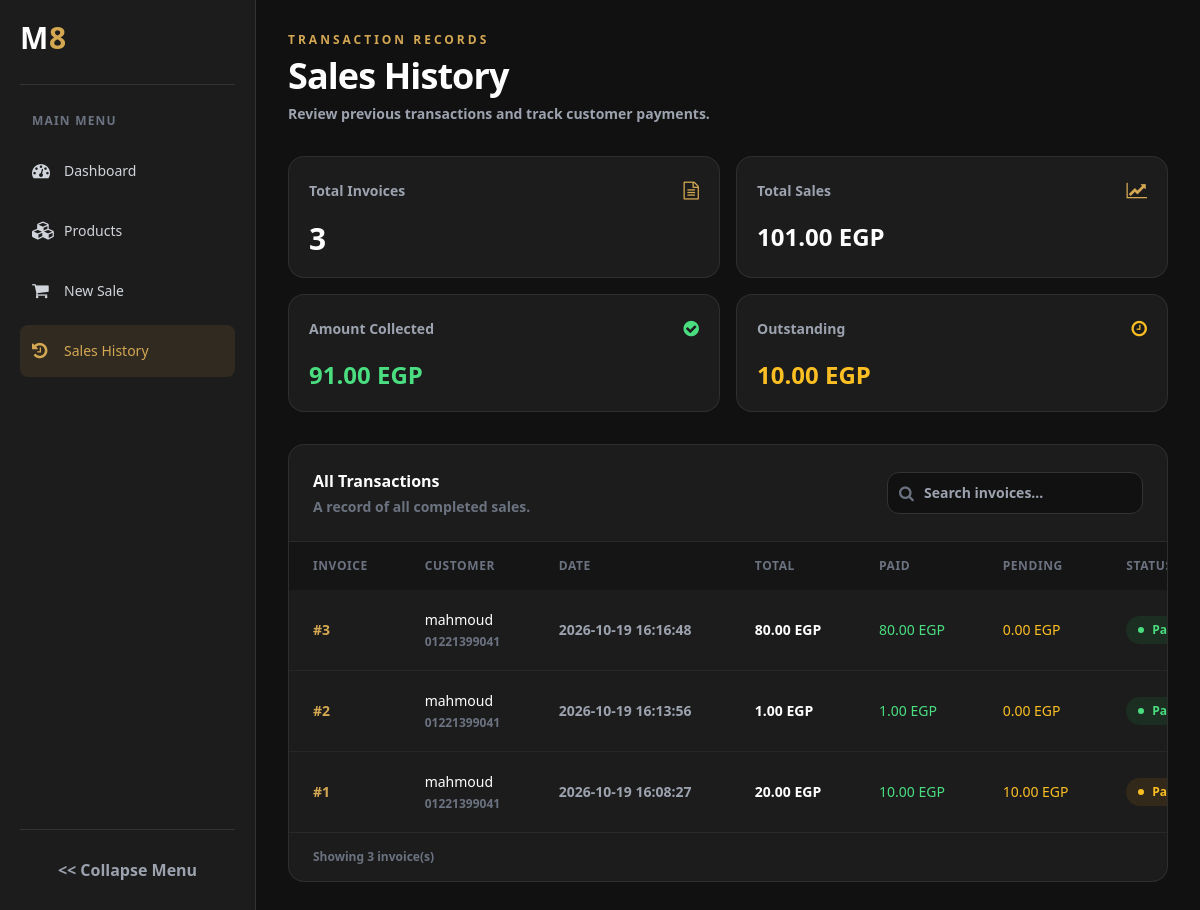
Before: /history with the older database file.
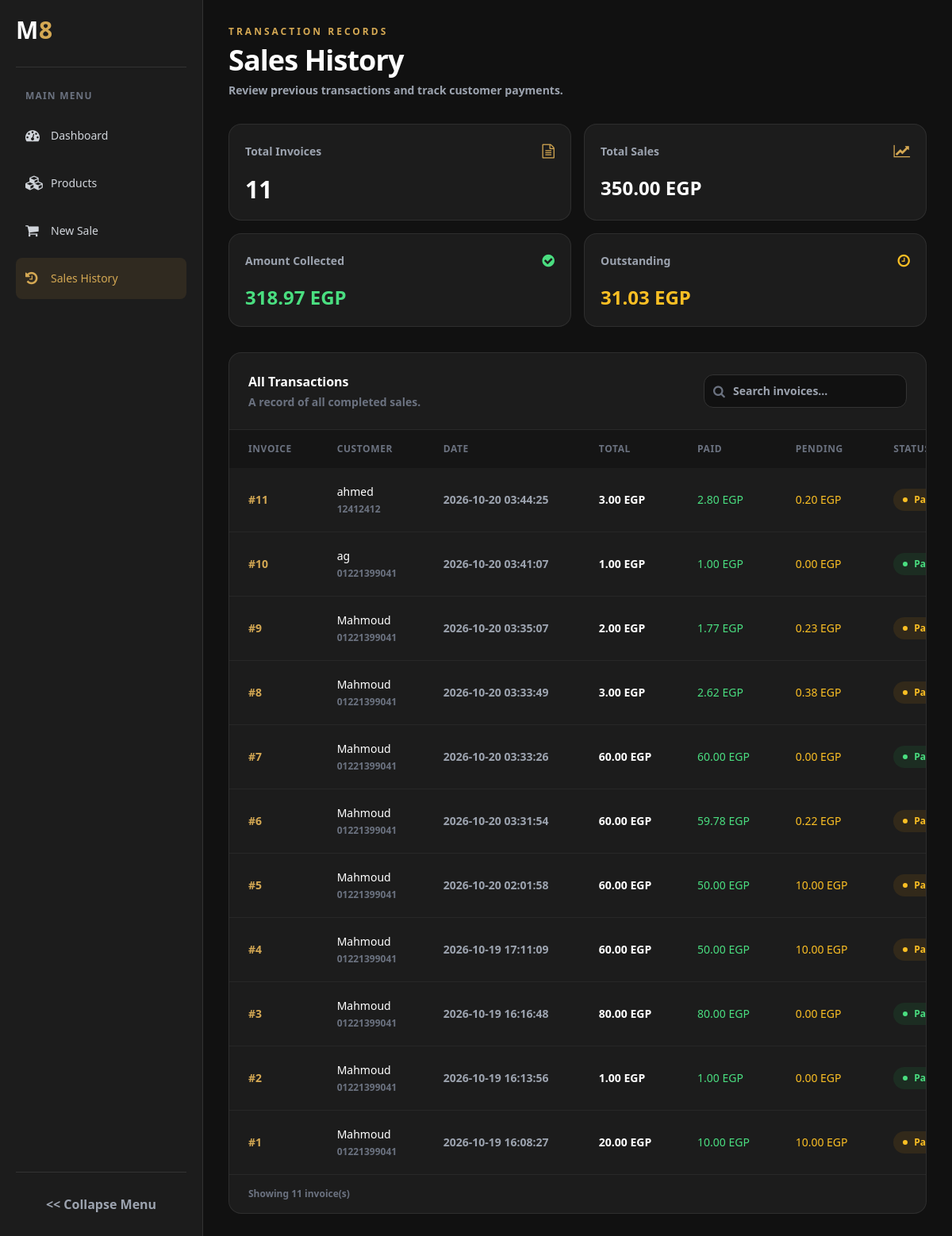
After: the same page with the newer database file.
### tables this page shows
CREATE TABLE sales (
            id INTEGER PRIMARY KEY AUTOINCREMENT,
            user_id INTEGER NOT NULL,
            total_amount REAL NOT NULL DEFAULT 0
                CHECK (total_amount >= 0),
            paid_amount REAL NOT NULL DEFAULT 0
                CHECK (paid_amount >= 0 AND paid_amount <= total_amount),
            payment_method TEXT NOT NULL DEFAULT 'cash',
            date TEXT NOT NULL DEFAULT CURRENT_TIMESTAMP,
            FOREIGN KEY (user_id) REFERENCES users(id)
        );

CREATE TABLE users (
            id INTEGER PRIMARY KEY AUTOINCREMENT,
            username TEXT NOT NULL UNIQUE,
            phone TEXT NOT NULL
        );

### app.py (the view)
@app.route("/history")
def history():
    db = get_db()
    sales_history = db.execute("""
        SELECT
            sales.id,
            sales.date,
            sales.total_amount,
            sales.paid_amount,
            sales.payment_method,
            users.username AS customer_name,
            users.phone AS customer_phone
        FROM sales
        JOIN users ON users.id = sales.user_id
        ORDER BY sales.id DESC
    """).fetchall()
    db.close()
    return render_template(
        "history.html",
        sales=sales_history
    )

### app.py (called while the page is built)
def get_db():
    db = sqlite3.connect("app.db")
    db.row_factory = sqlite3.Row
    db.execute("PRAGMA foreign_keys = ON")
    return db

### templates/history.html (shortened to what this page needs)
{% extends "base.html" %} {% block main %}
<div class="mx-auto max-w-[1600px] space-y-8">
  <header>
    <p
      class="mb-2 text-xs font-semibold uppercase tracking-[0.25em] text-[#D4A853]"
    >
      Transaction Records
    </p>
    <h1 class="text-3xl font-bold tracking-tight text-white sm:text-4xl">
      Sales History
    </h1>
    <p class="mt-2 text-sm text-gray-400">
      Review previous transactions and track customer payments.
    </p>
  </header>
  <div class="grid grid-cols-1 gap-4 sm:grid-cols-2 xl:grid-cols-4">
    <div class="rounded-2xl border border-white/[0.08] bg-[#1C1C1C] p-5">
      <div class="flex items-center justify-between">
        <p class="text-sm text-gray-400">Total Invoices</p>
        <i class="fa fa-file-text-o text-lg text-[#D4A853]"></i>
      </div>
      <p class="mt-4 text-3xl font-bold text-white">{{ sales|length }}</p>
    </div>
    <div class="rounded-2xl border border-white/[0.08] bg-[#1C1C1C] p-5">
      <div class="flex items-center justify-between">
        <p class="text-sm text-gray-400">Total Sales</p>
        <i class="fa fa-line-chart text-lg text-[#D4A853]"></i>
      </div>
      <p class="mt-4 text-2xl font-bold text-white">
        {{ "%.2f"|format(sales|sum(attribute='total_amount')) }} EGP
      </p>
    </div>
    <div class="rounded-2xl border border-white/[0.08] bg-[#1C1C1C] p-5">
      <div class="flex items-center justify-between">
        <p class="text-sm text-gray-400">Amount Collected</p>
        <i class="fa fa-check-circle text-lg text-green-400"></i>
      </div>
      <p class="mt-4 text-2xl font-bold text-green-400">
        {{ "%.2f"|format(sales|sum(attribute='paid_amount')) }} EGP
      </p>
    </div>
    <div class="rounded-2xl border border-white/[0.08] bg-[#1C1C1C] p-5">
      <div class="flex items-center justify-between">
        <p class="text-sm text-gray-400">Outstanding</p>
        <i class="fa fa-clock-o text-lg text-amber-400"></i>
      </div>
      <p class="mt-4 text-2xl font-bold text-amber-400">
        {{ "%.2f"|format( (sales|sum(attribute='total_amount')) -
        (sales|sum(attribute='paid_amount')) ) }} EGP
      </p>
    </div>
  </div>
  <section
    class="overflow-hidden rounded-2xl border border-white/[0.08] bg-[#1C1C1C]"
  >
    <div
      class="flex flex-col gap-4 border-b border-white/[0.06] p-5 sm:flex-row sm:items-center sm:justify-between sm:p-6"
    >
      <div>
        <h2 class="font-bold text-white">All Transactions</h2>
        <p class="mt-1 text-sm text-gray-500">
          A record of all completed sales.
        </p>
      </div>
      <div class="relative">
        <i
          class="fa fa-search absolute left-3 top-1/2 -translate-y-1/2 text-gray-500"
        ></i>
        <input
          type="search"
          id="history_search"
          placeholder="Search invoices..."
          class="w-full rounded-xl border border-[#333333] bg-[#111111] py-2.5 pl-9 pr-4 text-sm text-white outline-none focus:border-[#D4A853] sm:w-64"
        />
      </div>
    </div>
    <div class="overflow-x-auto">
      <table class="w-full min-w-[950px] text-left text-sm">
        <thead
          class="bg-[#151515] text-xs uppercase tracking-wider text-gray-500"
        >
          <tr>
            <th class="px-6 py-4 font-semibold">Invoice</th>
            <th class="px-6 py-4 font-semibold">Customer</th>
            <th class="px-6 py-4 font-semibold">Date</th>
            <th class="px-6 py-4 font-semibold">Total</th>
            <th class="px-6 py-4 font-semibold">Paid</th>
            <th class="px-6 py-4 font-semibold">Pending</th>
            <th class="px-6 py-4 font-semibold">Status</th>
          </tr>
        </thead>
        <tbody id="history_table" class="divide-y divide-white/[0.05]">
          {% for sale in sales %} {% set pending = sale['total_amount'] -
          sale['paid_amount'] %}
          <tr class="history-row transition hover:bg-white/[0.02]">
            <td class="px-6 py-5">
              <span class="font-semibold text-[#D4A853]">
                #{{ sale['id'] }}
              </span>
            </td>
            <td class="px-6 py-5">
              <p class="customer-name font-medium text-white">
                {{ sale['customer_name'] }}
              </p>
              <p class="mt-1 text-xs text-gray-500">
                {{ sale['customer_phone'] }}
              </p>
            </td>
            <td class="px-6 py-5 text-gray-400">{{ sale['date'] }}</td>
            <td class="px-6 py-5 font-semibold text-white">
              {{ "%.2f"|format(sale['total_amount']) }} EGP
            </td>
            <td class="px-6 py-5 font-medium text-green-400">
              {{ "%.2f"|format(sale['paid_amount']) }} EGP
            </td>
            <td class="px-6 py-5 font-medium text-amber-400">
              {{ "%.2f"|format(pending) }} EGP
            </td>
            <td class="px-6 py-5">
              {% if pending <= 0.009 %}
              <span
                class="inline-flex items-center gap-2 rounded-full bg-green-500/10 px-3 py-1.5 text-xs font-semibold text-green-400"
              >
                <span class="h-1.5 w-1.5 rounded-full bg-green-400"></span>
                Paid
              </span>
              {% elif sale['paid_amount'] > 0 %}
              <span
                class="inline-flex items-center gap-2 rounded-full bg-amber-500/10 px-3 py-1.5 text-xs font-semibold text-amber-400"
              >
                <span class="h-1.5 w-1.5 rounded-full bg-amber-400"></span>
                Partial
              </span>
              {% endif %}
            </td>
          </tr>
          {% endfor %}
        </tbody>
      </table>
    </div>
    <div class="border-t border-white/[0.06] px-6 py-4 text-xs text-gray-500">
      Showing {{ sales|length }} invoice(s)
    </div>
  </section>
</div>
{% endblock %}

### templates/base.html (shortened to what this page needs)
<!doctype html>
<html lang="en">
  <head>
    <link
      rel="stylesheet"
      href="https://cdnjs.cloudflare.com/ajax/libs/font-awesome/4.7.0/css/font-awesome.min.css"
    />
    <script src="https://cdn.tailwindcss.com"></script>
    <link
      rel="stylesheet"
      href="{{ url_for('static', filename='style.css') }}"
    />
  </head>
  <body class="bg-[#111111] text-white font-semibold">
    <main class="min-h-screen w-full flex">
      <aside
        id="sideBar"
        class="fixed left-0 top-0 z-50 flex h-screen w-64 flex-col border-r border-[#333333] bg-[#1C1C1C] p-5 transition-all duration-300 -translate-x-full md:translate-x-0"
      >
        <div class="flex items-center justify-between">
          <h1 id="logo" class="text-3xl font-bold tracking-wide">
            M<span class="text-[#D4A853]">8</span>
          </h1>
        </div>
        <hr class="my-7 border-[#333333]" />
        <nav class="flex flex-col gap-2">
          <p
            class="mb-2 px-3 text-xs font-semibold uppercase tracking-widest text-gray-500"
          >
            Main Menu
          </p>
          <a
            href="{{ url_for('dashboard') }}"
            class="nav-link flex w-full items-center gap-3 rounded-lg px-3 py-3 text-left text-sm font-medium transition-colors {{ 'bg-[#302A20] text-[#D4A853]' if request.endpoint == 'dashboard' else 'text-gray-300 hover:bg-[#292929] hover:text-[#D4A853]' }}"
          >
            <i class="fa fa-dashboard w-5 text-lg"></i>
            <span>Dashboard</span>
          </a>
          <a
            href="{{ url_for('products') }}"
            class="nav-link flex w-full items-center gap-3 rounded-lg px-3 py-3 text-left text-sm font-medium transition-colors {{ 'bg-[#302A20] text-[#D4A853]' if request.endpoint == 'products' else 'text-gray-300 hover:bg-[#292929] hover:text-[#D4A853]' }}"
          >
            <i class="fa fa-cubes w-5 text-lg"></i>
            <span>Products</span>
          </a>
          <a
            href="{{ url_for('sales') }}"
            class="nav-link flex w-full items-center gap-3 rounded-lg px-3 py-3 text-left text-sm font-medium transition-colors {{ 'bg-[#302A20] text-[#D4A853]' if request.endpoint == 'sales' else 'text-gray-300 hover:bg-[#292929] hover:text-[#D4A853]' }}"
          >
            <i class="fa fa-shopping-cart w-5 text-lg"></i>
            <span>New Sale</span>
          </a>
          <a
            href="{{ url_for('history') }}"
            class="nav-link flex w-full items-center gap-3 rounded-lg px-3 py-3 text-left text-sm font-medium transition-colors {{ 'bg-[#302A20] text-[#D4A853]' if request.endpoint == 'history' else 'text-gray-300 hover:bg-[#292929] hover:text-[#D4A853]' }}"
          >
            <i class="fa fa-history w-5 text-lg"></i>
            <span>Sales History</span>
          </a>
        </nav>
        <div class="mt-auto">
          <hr class="mb-4 border-[#333333]" />
          <button
            id="toggleSidebar"
            class="hidden w-full items-center justify-center gap-3 rounded-lg px-3 py-3 text-gray-400 transition-colors hover:bg-[#292929] hover:text-[#D4A853] md:flex"
            aria-label="Collapse sidebar"
          >
            << Collapse Menu
          </button>
        </div>
      </aside>
      <section
        id="mainContent"
        class="min-h-screen w-full min-w-0 p-4 pt-20 transition-all duration-300 md:ml-64 md:p-8"
      >
        {% block main %} {% endblock %}
      </section>
    </main>
  </body>
</html>

Changed rows visible on the page:
added sales: id "11", customer_name "ahmed", customer_phone "12412412", date "2026-10-20 03:44:25", total_amount "3.00", paid_amount "2.80", pending "0.20", shows "Partial"
added sales: id "10", customer_name "ag", customer_phone "01221399041", date "2026-10-20 03:41:07", total_amount "1.00", paid_amount "1.00", pending "0.00", shows "Paid"
added sales: id "9", customer_name "Mahmoud", customer_phone "01221399041", date "2026-10-20 03:35:07", total_amount "2.00", paid_amount "1.77", pending "0.23", shows "Partial"
added sales: id "8", customer_name "Mahmoud", customer_phone "01221399041", date "2026-10-20 03:33:49", total_amount "3.00", paid_amount "2.62", pending "0.38", shows "Partial"
added sales: id "7", customer_name "Mahmoud", customer_phone "01221399041", date "2026-10-20 03:33:26", total_amount "60.00", paid_amount "60.00", pending "0.00", shows "Paid"
added sales: id "6", customer_name "Mahmoud", customer_phone "01221399041", date "2026-10-20 03:31:54", total_amount "60.00", paid_amount "59.78", pending "0.22", shows "Partial"
added sales: id "5", customer_name "Mahmoud", customer_phone "01221399041", date "2026-10-20 02:01:58", total_amount "60.00", paid_amount "50.00", pending "10.00", shows "Partial"
added sales: id "4", customer_name "Mahmoud", customer_phone "01221399041", date "2026-10-19 17:11:09", total_amount "60.00", paid_amount "50.00", pending "10.00", shows "Partial"
changed through a linked row, sales id 3: customer_name "mahmoud" → "Mahmoud"
changed through a linked row, sales id 2: customer_name "mahmoud" → "Mahmoud"
changed through a linked row, sales id 1: customer_name "mahmoud" → "Mahmoud"
Other visible differences:
{{ sales|length }}: "3" → "11"
{{ "%.2f"|format(sales|sum(attribute='total_amount')) }}: "101.00" → "350.00"
{{ "%.2f"|format(sales|sum(attribute='paid_amount')) }}: "91.00" → "318.97"
text no longer shown: "10.00"
text now shown: "31.03"
